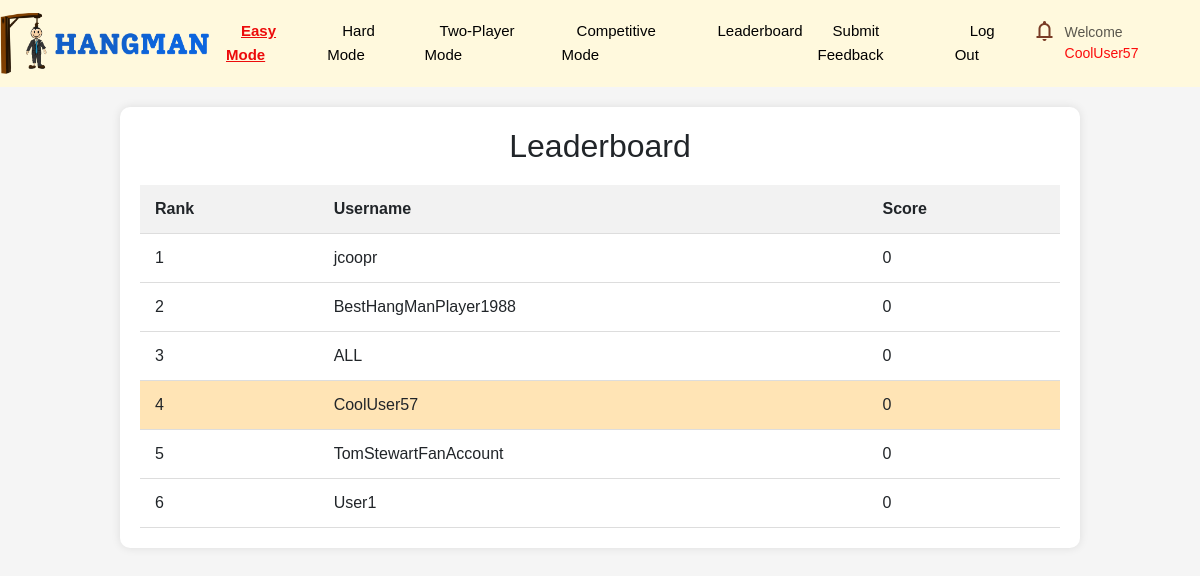
/leader_board (signed in), run on the app's committed database.
### app.py (models this page shows)
class User(db.Model):
    __tablename__ = 'users'
    id = db.Column(db.Integer, primary_key=True)
    username = db.Column(db.String(250), nullable=False, unique=True)
    password = db.Column(db.String, nullable=False)
    score = db.Column(db.Integer, nullable=False, default=0)
    challenges = db.Column(db.String)

### app.py (the view)
@app.route('/leader_board')
def leader_board():
    leaderboard_data = get_leaderboard_data()
    if 'username' in session:
        username = session['username']
        return render_template('leader_board.html', users=leaderboard_data, name=username, all_c=get_all_challenges(), n_not=get_all_unread_notifications())
    else:
        return redirect(url_for('login'))

### app.py (called while the page is built)
def get_all_challenges():
    all_challanges = db.session.execute(db.select(Challenge).where(or_(Challenge.player == session['username'], Challenge.username == session['username'])).order_by(Challenge.id.desc())).scalars().all()
    return all_challanges

def get_all_unread_notifications():
    all_c = get_all_challenges()
    n = 0
    for c in all_c:
        if c.player == session['username'] and (not c.seen):
            n+=1
        elif c.username == session['username'] and c.accepted and (not c.seen_sender):
            n+=1
    return n

def get_leaderboard_data():
    leaderboard_data = db.session.execute(db.select(User.username, User.score).order_by(User.score.desc()))
    return leaderboard_data

### templates/leader_board.html (shortened to what this page needs)
{% extends 'base.html' %}
{% block content %}
<div class="leaderboard-container">
    <h2 style="text-align: center;">Leaderboard</h2>
    <table>
        <thead>
            <tr>
                <th>Rank</th>
                <th>Username</th>
                <th>Score</th>
            </tr>
        </thead>
        <tbody>
            {% for user in users %}
            <tr {% if user[0]==name %}class="highlight" {% endif %}>
                <td>{{ loop.index }}</td>
                <td>{{ user[0] }}</td>
                <td>{{ user[1] }}</td>
            </tr>
            {% endfor %}
        </tbody>
    </table>
</div>
{% endblock %}

### static/styles.css (style rules this page uses)
body { font-family: Arial, sans-serif; background-color: #f0f0f0; }
h2 { text-align: center; margin-bottom: 20px; }
body { background-color: #ffffff; margin: 0; }
.leaderboard-container { width: 80%; margin: 20px auto; background-color: #fff; padding: 20px; border-radius: 10px; box-shadow: 0 0 10px rgba(0, 0, 0, 0.1); }
table { width: 100%; border-collapse: collapse; }
th, td { padding: 12px 15px; text-align: left; border-bottom: 1px solid #ddd; }
th { background-color: #f2f2f2; }
.highlight { background-color: #ffe4b5; }
.Feedbacktable th,td { margin-left: auto; margin-right:auto; }
body { background-color: whitesmoke; }

### templates/leader_board.html (style rules this page uses)
.leaderboard-container { width: 80%; margin: 20px auto; background-color: #fff; padding: 20px; border-radius: 10px; box-shadow: 0 0 10px rgba(0, 0, 0, 0.1); }
table { width: 100%; border-collapse: collapse; }
th, td { padding: 12px 15px; text-align: left; border-bottom: 1px solid #ddd; }
th { background-color: #f2f2f2; }
.highlight { background-color: #ffe4b5; }

### data on the page
User: username "jcoopr", score "0"
User: username "BestHangManPlayer1988", score "0"
User: username "ALL", score "0"
User: username "CoolUser57", score "0"
User: username "TomStewartFanAccount", score "0"
User: username "User1", score "0"

### other printed values
{{ name }} "CoolUser57"
